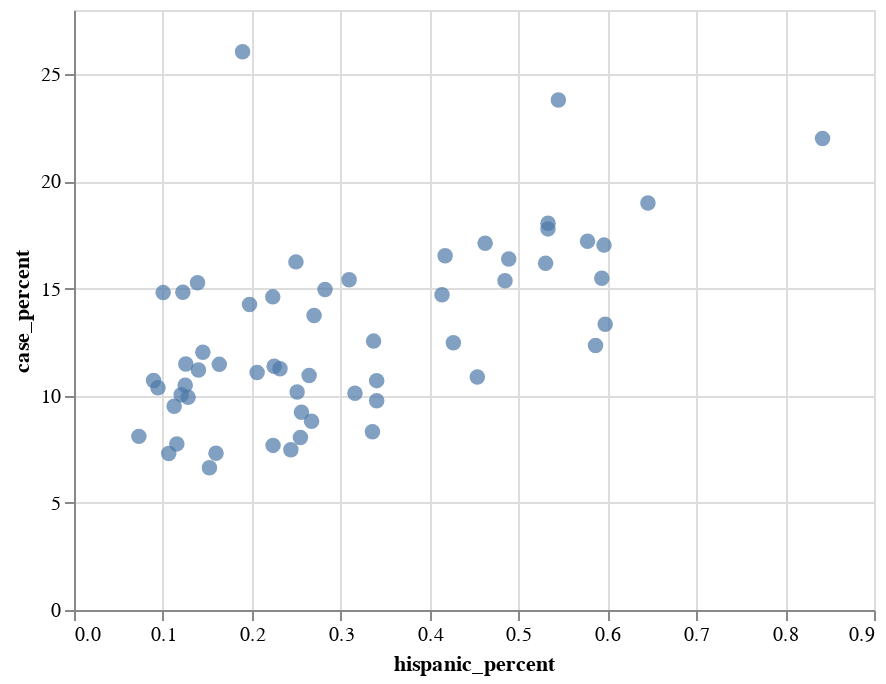

Notebook code cell kept with this figure:
### Markdown cell above
#### Showing strong relationship

### Code cell
# !pip install altair
import altair as alt

alt.Chart(
    covid_new[
        [
            "white_percent",
            "black_percent",
            "hispanic_percent",
            "asian_percent",
            "case_percent",
        ]
    ]
).mark_circle(size=60).encode(x="hispanic_percent", y="case_percent",).interactive()

### Figure 1 — Vega-Lite specification as saved in the notebook (floating-point values rounded to 4 significant figures)
{"config": {"view": {"continuousWidth": 400, "continuousHeight": 300}}, "data": {"name": "data-c6cd0d73e728880bf9f205ca3fb3a4b7"}, "mark": {"type": "circle", "size": 60}, "encoding": {"x": {"type": "quantitative", "field": "hispanic_percent"}, "y": {"type": "quantitative", "field": "case_percent"}}, "selection": {"selector001": {"type": "interval", "bind": "scales", "encodings": ["x", "y"]}}, "$schema": "https://vega.github.io/schema/vega-lite/v4.8.1.json", "datasets": {"data-c6cd0d73e728880bf9f205ca3fb3a4b7": [{"white_percent": 0.3141, "black_percent": 0.1033, "hispanic_percent": 0.2239, "asian_percent": 0.3074, "case_percent": 7.682}, {"white_percent": 0.5303, "black_percent": 0.008662, "hispanic_percent": 0.1251, "asian_percent": 0.009625, "case_percent": 10.49}, {"white_percent": 0.7816, "black_percent": 0.02207, "hispanic_percent": 0.139, "asian_percent": 0.01377, "case_percent": 15.27}, {"white_percent": 0.7198, "black_percent": 0.0148, "hispanic_percent": 0.1635, "asian_percent": 0.04664, "case_percent": 11.46}, {"white_percent": 0.8094, "black_percent": 0.006921, "hispanic_percent": 0.1206, "asian_percent": 0.01545, "case_percent": 10.04}, {"white_percent": 0.3531, "black_percent": 0.01193, "hispanic_percent": 0.5937, "asian_percent": 0.0145, "case_percent": 15.48}, {"white_percent": 0.4383, "black_percent": 0.08395, "hispanic_percent": 0.2559, "asian_percent": 0.1694, "case_percent": 9.23}, {"white_percent": 0.6193, "black_percent": 0.0327, "hispanic_percent": 0.1975, "asian_percent": 0.03295, "case_percent": 14.25}, {"white_percent": 0.7782, "black_percent": 0.007562, "hispanic_percent": 0.1283, "asian_percent": 0.04751, "case_percent": 9.933}, {"white_percent": 0.2942, "black_percent": 0.0449, "hispanic_percent": 0.5306, "asian_percent": 0.1023, "case_percent": 16.18}, {"white_percent": 0.5147, "black_percent": 0.006899, "hispanic_percent": 0.4175, "asian_percent": 0.02988, "case_percent": 16.54}, {"white_percent": 0.7435, "black_percent": 0.009828, "hispanic_percent": 0.1157, "asian_percent": 0.03314, "case_percent": 7.752}, {"white_percent": 0.1064, "black_percent": 0.02148, "hispanic_percent": 0.8421, "asian_percent": 0.01443, "case_percent": 22.0}, {"white_percent": 0.6215, "black_percent": 0.007843, "hispanic_percent": 0.2236, "asian_percent": 0.01997, "case_percent": 14.61}, {"white_percent": 0.3416, "black_percent": 0.05155, "hispanic_percent": 0.5333, "asian_percent": 0.04714, "case_percent": 18.05}, {"white_percent": 0.3221, "black_percent": 0.05826, "hispanic_percent": 0.5449, "asian_percent": 0.03853, "case_percent": 23.8}, {"white_percent": 0.705, "black_percent": 0.02073, "hispanic_percent": 0.206, "asian_percent": 0.01131, "case_percent": 11.08}, {"white_percent": 0.6543, "black_percent": 0.08476, "hispanic_percent": 0.1896, "asian_percent": 0.02187, "case_percent": 26.05}, {"white_percent": 0.262, "black_percent": 0.07839, "hispanic_percent": 0.4849, "asian_percent": 0.1467, "case_percent": 15.36}, {"white_percent": 0.3413, "black_percent": 0.03069, "hispanic_percent": 0.5777, "asian_percent": 0.02034, "case_percent": 17.2}, {"white_percent": 0.7115, "black_percent": 0.02126, "hispanic_percent": 0.1598, "asian_percent": 0.05909, "case_percent": 7.312}, {"white_percent": 0.7999, "black_percent": 0.01452, "hispanic_percent": 0.1127, "asian_percent": 0.0151, "case_percent": 9.512}, {"white_percent": 0.6519, "black_percent": 0.007177, "hispanic_percent": 0.2511, "asian_percent": 0.02222, "case_percent": 10.18}, {"white_percent": 0.2765, "black_percent": 0.02879, "hispanic_percent": 0.5963, "asian_percent": 0.07464, "case_percent": 17.03}, {"white_percent": 0.7769, "black_percent": 0.01527, "hispanic_percent": 0.1449, "asian_percent": 0.01213, "case_percent": 12.02}, {"white_percent": 0.6505, "black_percent": 0.004123, "hispanic_percent": 0.2701, "asian_percent": 0.02537, "case_percent": 13.75}, {"white_percent": 0.2993, "black_percent": 0.02477, "hispanic_percent": 0.5867, "asian_percent": 0.05844, "case_percent": 12.35}, {"white_percent": 0.5243, "black_percent": 0.01991, "hispanic_percent": 0.3405, "asian_percent": 0.08222, "case_percent": 9.763}, {"white_percent": 0.8516, "black_percent": 0.004816, "hispanic_percent": 0.09444, "asian_percent": 0.01176, "case_percent": 10.37}, {"white_percent": 0.4059, "black_percent": 0.01618, "hispanic_percent": 0.3405, "asian_percent": 0.2058, "case_percent": 10.7}, {"white_percent": 0.7266, "black_percent": 0.0165, "hispanic_percent": 0.14, "asian_percent": 0.07559, "case_percent": 11.2}, {"white_percent": 0.8314, "black_percent": 0.007556, "hispanic_percent": 0.0895, "asian_percent": 0.01597, "case_percent": 10.71}, {"white_percent": 0.3532, "black_percent": 0.06103, "hispanic_percent": 0.4891, "asian_percent": 0.06586, "case_percent": 16.38}, {"white_percent": 0.4472, "black_percent": 0.09491, "hispanic_percent": 0.2318, "asian_percent": 0.1656, "case_percent": 11.26}, {"white_percent": 0.3429, "black_percent": 0.00752, "hispanic_percent": 0.5976, "asian_percent": 0.02965, "case_percent": 13.33}, {"white_percent": 0.2853, "black_percent": 0.0788, "hispanic_percent": 0.5332, "asian_percent": 0.07274, "case_percent": 17.79}, {"white_percent": 0.4556, "black_percent": 0.04707, "hispanic_percent": 0.337, "asian_percent": 0.1201, "case_percent": 12.55}, {"white_percent": 0.4051, "black_percent": 0.05004, "hispanic_percent": 0.1524, "asian_percent": 0.3441, "case_percent": 6.638}, {"white_percent": 0.3185, "black_percent": 0.06737, "hispanic_percent": 0.414, "asian_percent": 0.1575, "case_percent": 14.71}, {"white_percent": 0.6889, "black_percent": 0.0174, "hispanic_percent": 0.2252, "asian_percent": 0.03627, "case_percent": 11.37}, {"white_percent": 0.3924, "black_percent": 0.02178, "hispanic_percent": 0.244, "asian_percent": 0.2963, "case_percent": 7.481}, {"white_percent": 0.4451, "black_percent": 0.0189, "hispanic_percent": 0.4537, "asian_percent": 0.05456, "case_percent": 10.87}, {"white_percent": 0.3154, "black_percent": 0.02348, "hispanic_percent": 0.2547, "asian_percent": 0.366, "case_percent": 8.049}, {"white_percent": 0.5727, "black_percent": 0.009093, "hispanic_percent": 0.3357, "asian_percent": 0.04636, "case_percent": 8.322}, {"white_percent": 0.798, "black_percent": 0.01133, "hispanic_percent": 0.1003, "asian_percent": 0.03342, "case_percent": 14.81}, {"white_percent": 0.8757, "black_percent": 0.0006579, "hispanic_percent": 0.1066, "asian_percent": 0.0, "case_percent": 7.303}, {"white_percent": 0.761, "black_percent": 0.01574, "hispanic_percent": 0.1258, "asian_percent": 0.01886, "case_percent": 11.48}, {"white_percent": 0.3804, "black_percent": 0.135, "hispanic_percent": 0.2645, "asian_percent": 0.1588, "case_percent": 10.94}, {"white_percent": 0.6323, "black_percent": 0.0148, "hispanic_percent": 0.2673, "asian_percent": 0.04315, "case_percent": 8.806}, {"white_percent": 0.4186, "black_percent": 0.02819, "hispanic_percent": 0.4626, "asian_percent": 0.06058, "case_percent": 17.12}, {"white_percent": 0.4621, "black_percent": 0.01752, "hispanic_percent": 0.3095, "asian_percent": 0.1591, "case_percent": 15.41}, {"white_percent": 0.6834, "black_percent": 0.007385, "hispanic_percent": 0.2497, "asian_percent": 0.01536, "case_percent": 16.25}, {"white_percent": 0.821, "black_percent": 0.01, "hispanic_percent": 0.07299, "asian_percent": 0.01874, "case_percent": 8.102}, {"white_percent": 0.2852, "black_percent": 0.01252, "hispanic_percent": 0.6457, "asian_percent": 0.03372, "case_percent": 18.99}, {"white_percent": 0.8019, "black_percent": 0.01754, "hispanic_percent": 0.1224, "asian_percent": 0.01582, "case_percent": 14.83}, {"white_percent": 0.4542, "black_percent": 0.01687, "hispanic_percent": 0.4268, "asian_percent": 0.07333, "case_percent": 12.48}, {"white_percent": 0.4668, "black_percent": 0.02429, "hispanic_percent": 0.3161, "asian_percent": 0.1428, "case_percent": 10.12}, {"white_percent": 0.5519, "black_percent": 0.03345, "hispanic_percent": 0.2824, "asian_percent": 0.07034, "case_percent": 14.96}]}}
